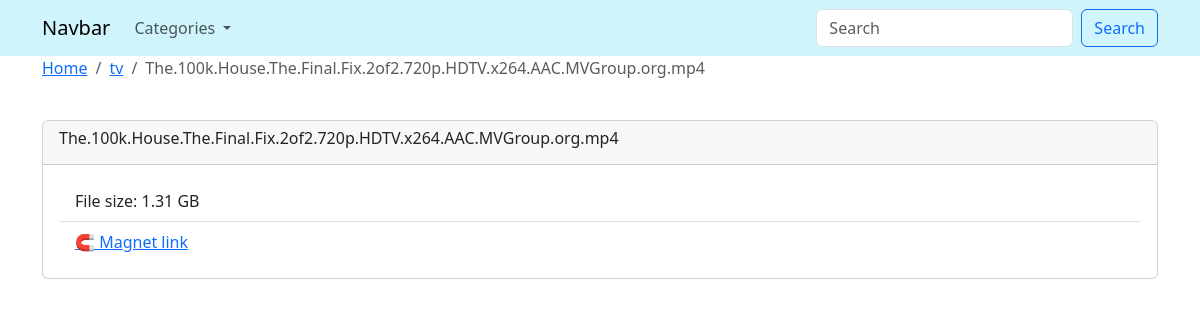
Page /detail/1/ on the committed database.
### tables this page shows
CREATE TABLE "upload_data" (
	"id"	INT,
	"hash"	TEXT,
	"title"	TEXT,
	"dt"	TEXT,
	"cat"	TEXT,
	"size"	INT,
	"ext_id"	TEXT,
	"imdb"	TEXT,
	PRIMARY KEY("id")
);

### website/views.py (the view, shortened to what this page needs)
class DetailView(MethodView, CategoryFetcher):
    init_every_request = False
    def _get_item(self, id):
        return db.session.query(self.model).get_or_404(id)
    def _to_dict(self, item) -> dict:
        item_dict = {
                    'id': item.id,
                    'hash': item.hash,
                    'title': item.title,
                    'category': item.cat,
                    'size': item.size,
                    'imdb': item.imdb,
                    }
        return item_dict
    def get(self, id):
        category_list = self.fetch_all_categories()
        item = self._get_item(id)
        table_data = self._to_dict(item)
        if table_data['imdb'] is not None:
            imdb_data = self._fetch_imdb(table_data['imdb'])
        else:
            imdb_data = None
        return render_template("detail.html", category_list=category_list, table_data=table_data, imdb_data=imdb_data)

### website/views.py (called while the page is built)
    def fetch_all_categories(self):
        return db.session.query(Categories).all()

### website/templates/detail.html (shortened to what this page needs)
{% extends "base.html" %}
{% block content %}
<nav aria-label="breadcrumb">
    <ol class="breadcrumb">
        <li class="breadcrumb-item"><a href="#">Home</a></li>
        <li class="breadcrumb-item"><a href="#">{{ table_data['category'] }}</a></li>
        <li class="breadcrumb-item active" aria-current="page">{{ table_data['title'] }}</li>
    </ol>
</nav>
    <br>
    <div class="card">
        <div class="card-header">
            <h6 class="card-title">{{ table_data['title'] }}</h6>
        </div>
        <div class="card-body">
            <ul class="list-group list-group-flush">
                {% if table_data['size'] != None %}
                <li class="list-group-item">File size: {{ (table_data['size'] / 1024**3) | round(2) }} GB</li>
                {% else %}
                <li class="list-group-item">File size: N/A</li>
                {% endif %}
                <li class="list-group-item"><a href="magnet:?xt=urn:btih:{{ table_data['hash'] }}">🧲 Magnet link</a></li>
            </ul>
        </div>
    </div>
{% endblock content %}

### website/templates/base.html (shortened to what this page needs)
{% if request.view_args.search_query %}
{% set query = request.view_args.search_query %}
{% else %}
{% set query = request.args.get('search_query') %}
{% endif %}
{% if query == None %}
{% set query = "" %}
{% endif %}
<!DOCTYPE html>
<html lang="en">
    <head>
        <link
            href="https://cdn.jsdelivr.net/npm/bootstrap@5.3.1/dist/css/bootstrap.min.css"
            rel="stylesheet"
>
    </head>
    <body>
        <header class="bg-info-subtle">
            <nav class="container navbar navbar-expand-lg">
                <div class="container-fluid">
                    <a class="navbar-brand" href="{{ url_for('home') }}">Navbar</a>
                    <div class="collapse navbar-collapse" id="navbarSupportedContent">
                        <ul class="navbar-nav me-auto mb-2 mb-lg-0">
                            <li class="nav-item dropdown">
                                <a class="nav-link dropdown-toggle" href="#" role="button" data-bs-toggle="dropdown" aria-expanded="false">
                                    Categories
                                </a>
                            </li>
                        </ul>
                        <form class="d-flex" role="search" method="GET" action="{{ url_for('search_list') }}">
                            <input
                            class="form-control me-2"
                            type="search"
                            placeholder="Search"
                            aria-label="Search"
                            name="search_query"
                            value="{{ query }}">
                            <button class="btn btn-outline-primary" type="submit">Search</button>
                        </form>
                    </div>
                </div>
            </nav>
        </header>
        <div class="container">
            {% block content %}
            {% endblock content %}
        </div>
    </body>
</html>

### rows in the picture
upload_data: category "tv", title "The.100k.House.The.Final.Fix.2of2.720p.HDTV.x264.AAC.MVGroup.org.mp4", (table_data['size']/1024**3)|round(2) "1.31"
